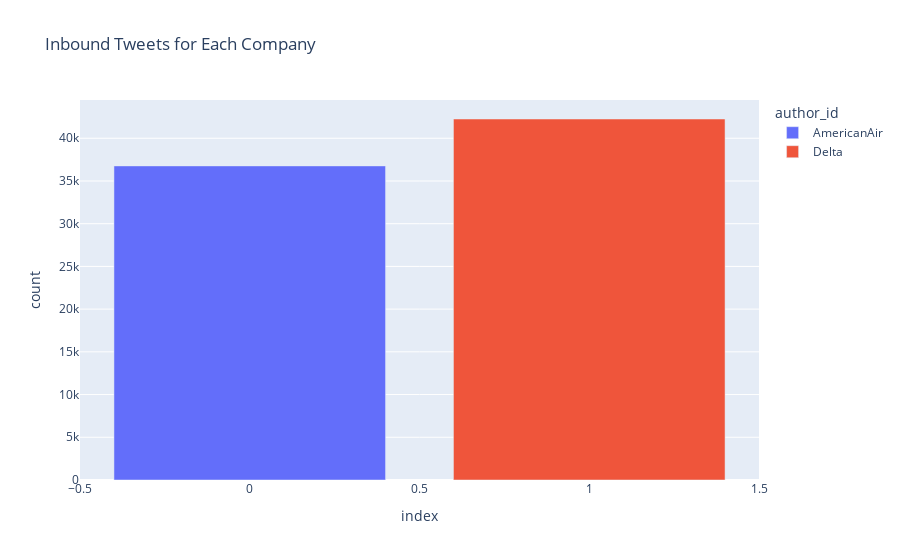

The code cell stored with this chart in its notebook:
### Markdown cell above
#### What company has the most and least amount of tweets?

### Code cell
fig = px.bar(grouped_data, x=grouped_data.index, y='count', color='author_id', title='Inbound Tweets for Each Company')
fig.show()

### Figure 1 — Plotly figure (JSON) as saved in the notebook; plotly's stock layout.template omitted (floating-point values rounded to 4 significant figures)
{"data": [{"alignmentgroup": "True", "hovertemplate": "author_id=AmericanAir<br>index=%{x}<br>count=%{y}<extra></extra>", "legendgroup": "AmericanAir", "marker": {"color": "#636efa", "pattern": {"shape": ""}}, "name": "AmericanAir", "offsetgroup": "AmericanAir", "orientation": "v", "showlegend": true, "textposition": "auto", "type": "bar", "x": [0], "xaxis": "x", "y": [36764], "yaxis": "y"}, {"alignmentgroup": "True", "hovertemplate": "author_id=Delta<br>index=%{x}<br>count=%{y}<extra></extra>", "legendgroup": "Delta", "marker": {"color": "#EF553B", "pattern": {"shape": ""}}, "name": "Delta", "offsetgroup": "Delta", "orientation": "v", "showlegend": true, "textposition": "auto", "type": "bar", "x": [1], "xaxis": "x", "y": [42253], "yaxis": "y"}], "layout": {"barmode": "relative", "legend": {"title": {"text": "author_id"}, "tracegroupgap": 0}, "title": {"text": "Inbound Tweets for Each Company"}, "xaxis": {"anchor": "y", "domain": [0, 1], "title": {"text": "index"}}, "yaxis": {"anchor": "x", "domain": [0, 1], "title": {"text": "count"}}}}
